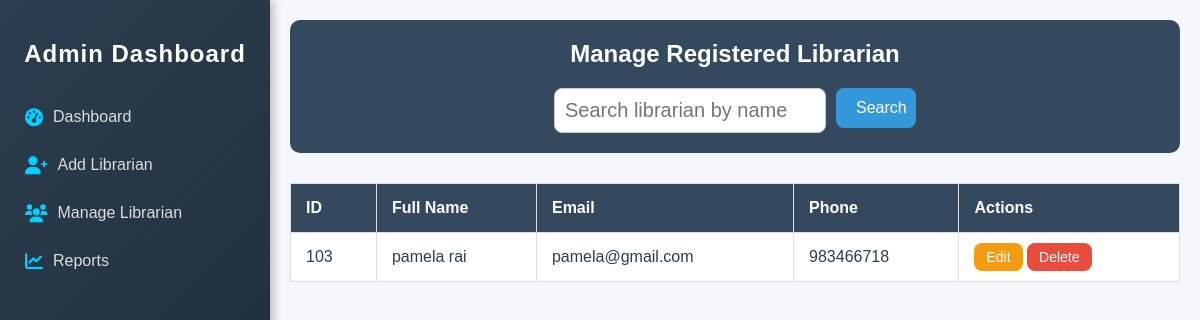
The app's page /admin/managelibrarian.php (signed in), older data.
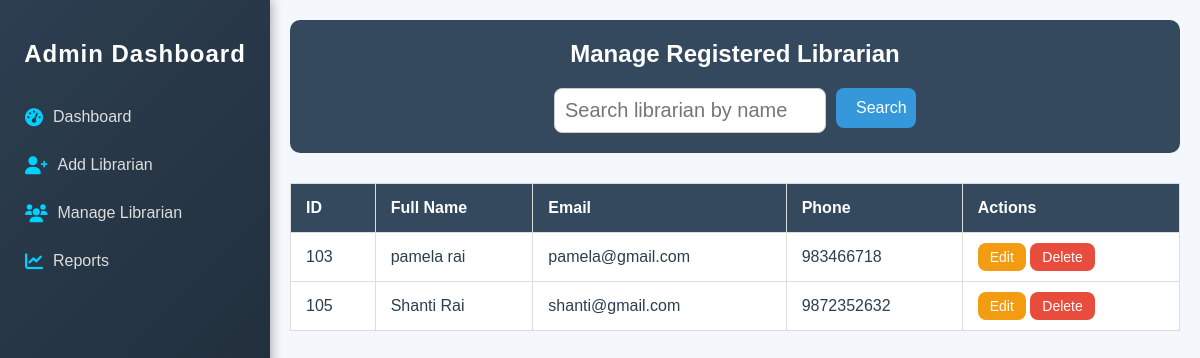
The same page, newer data.
### tables this page shows
CREATE TABLE `users` (
  `id` int(11) NOT NULL,
  `fullname` varchar(255) NOT NULL,
  `password` varchar(255) NOT NULL,
  `email` varchar(255) NOT NULL,
  `phone` varchar(15) NOT NULL,
  `role` enum('Admin','Librarian','Student') NOT NULL
);

### admin/managelibrarian.php (the view, shortened to what this page needs)
<?php
require '../includes/config.php';
$search_query = "";
$librarians_query = "SELECT * FROM users WHERE role = 'Librarian'";
$librarians_result = mysqli_query($conn, $librarians_query);
?>
        <!DOCTYPE html>
<html lang="en">
<head>
    <link rel="stylesheet" href="https://cdnjs.cloudflare.com/ajax/libs/font-awesome/6.0.0/css/all.min.css">
    <link rel="stylesheet" href="../librarian/style.css">
    <link rel="stylesheet" href="style.css">
</head>
<body>
    <aside class="sidebar">
        <h1>Admin Dashboard</h1>
        <nav>
            <ul>
            <li><a href="dashboard.php"><i class="fas fa-tachometer-alt"></i> Dashboard</a></li>
            <li><a href="adduser.php"><i class="fas fa-user-plus"></i> Add Librarian</a></li>
            <li><a href="managelibrarian.php"><i class="fa-solid fa-users"></i> Manage Librarian</a></li>
            <li><a href="report.php"><i class="fas fa-chart-line"></i> Reports</a></li>
            </ul>
        </nav>
    </aside>
        <main class="main-content">
            <header class="dashboard-header">
                <h2>Manage Registered Librarian</h2>
                <form method="GET" action="managelibrarian.php" class="search-form">
                    <input type="text" name="search" placeholder="Search librarian by name" value="<?= htmlspecialchars($search_query); ?>" class="search-input">
                    <button type="submit" class="btn btn-primary">Search</button>
                </form>
            </header>
            <table class="table">
                <thead>
                    <tr>
                        <th>ID</th>
                        <th>Full Name</th>
                        <th>Email</th>
                        <th>Phone</th>
                        <th>Actions</th>
                    </tr>
                </thead>
                <tbody>
                    <?php while ($row = mysqli_fetch_assoc($librarians_result)): ?>
                        <tr>
                            <td><?= $row['id']; ?></td>
                            <td><?= $row['fullname']; ?></td>
                            <td><?= $row['email']; ?></td>
                            <td><?= $row['phone']; ?></td>
                            <td>
                                <a href="?edit_id=<?= $row['id']; ?>" class="btn btn-secondary">Edit</a>
                                <a href="javascript:void(0);" class="btn btn-danger" onclick="confirmDelete('?delete_id=<?= $row['id']; ?>')">Delete</a>
                            </td>
                        </tr>
                    <?php endwhile; ?>
                </tbody>
            </table>
        </main>
</body>
</html>

Row changes from the older to the newer data that the page shows:
added users: id "105", fullname "Shanti Rai", email "shanti@gmail.com", phone "9872352632"
